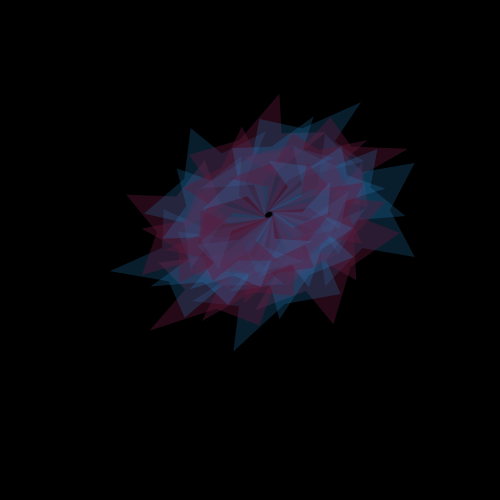
Frame 1 (no input)
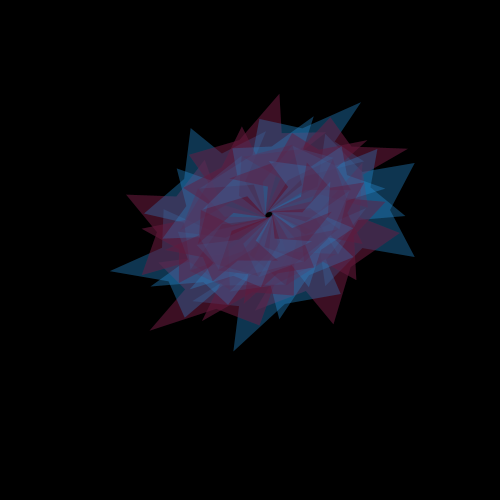
Frame 2 (the mouse pressed at the canvas centre, redrawn once)

The Processing sketch that drew these frames (run headless with seeded random() and noise(); the mouse was pressed at the canvas centre and the sketch redrawn once):

// Processing sketch: processing_84748
// ── processing_84748.pde

void setup(){
 smooth();
  background(0);
  size(500, 500);
}
void draw(){

mouseX=100;
mouseY=100;
float x=20;//mouseX;
float y=40;//mouseY;
float n=5;//3+random(8); // nombre de cotes du polygone
float R=40;//+random(50); // rayon du polygone 
float r=4*R/2; // rayon de l'etoile polygonale
color bleu=color(35,137,203);
color rose=color(95,24,56);
//strokeWeight(4/5);
noStroke();
float pisn=PI/n;
translate(width/2+r,height/2-r);
//for(int j=0;j</*n*5*/1;j++){/*{forme simple*/
for(int j=0;j<=n*5;j++)
{if (j%2==0){
  fill(bleu,56);}
  else{
 fill(rose,99);}//(on fait une variable avec les couleurs) si la boucle est paire ou impaire)
// dessin des n sommets du polygone
beginShape();
for(int k=0;k<n;k++) {
if (n%2==0){ // cas du polygone a un nombre pair de sommets
  vertex(x+R*cos(k*2*pisn-pisn),y-R*sin(k*2*pisn-pisn));
  vertex(x+r*cos(k*2*pisn-2*pisn),y-r*sin(k*2*pisn-2*pisn));
}else{ // cas du polygone a un nombre impair de sommets
  vertex(x+R*cos(k*2*pisn-2*pisn),y-R*sin(k*2*pisn-2*pisn));
  vertex(x+r*cos(k*2*pisn-pisn),y-r*sin(k*2*pisn-pisn));
}
}
endShape(CLOSE);
// dessin des n sommets du polygone
translate(x-10,y-10);
rotate(PI/5); 
//rotate(23*PI/53);
scale(0.8,1.2);
noLoop();
}
}
